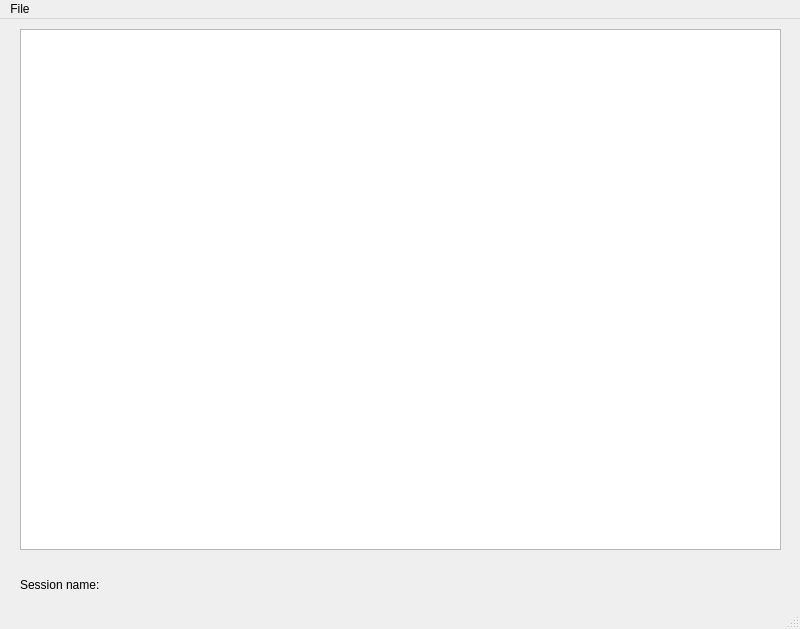
<?xml version="1.0" encoding="UTF-8"?>
<ui version="4.0">
 <class>MainWindow</class>
 <widget class="QMainWindow" name="MainWindow">
  <property name="geometry">
   <rect>
    <x>0</x>
    <y>0</y>
    <width>800</width>
    <height>629</height>
   </rect>
  </property>
  <property name="windowTitle">
   <string>MainWindow</string>
  </property>
  <widget class="QWidget" name="centralwidget">
   <widget class="QTextEdit" name="textEdit">
    <property name="geometry">
     <rect>
      <x>20</x>
      <y>10</y>
      <width>761</width>
      <height>521</height>
     </rect>
    </property>
   </widget>
   <widget class="QWidget" name="horizontalLayoutWidget">
    <property name="geometry">
     <rect>
      <x>20</x>
      <y>550</y>
      <width>200</width>
      <height>31</height>
     </rect>
    </property>
    <layout class="QHBoxLayout" name="horizontalLayout">
     <item>
      <widget class="QLabel" name="label1">
       <property name="text">
        <string>Session name:</string>
       </property>
      </widget>
     </item>
     <item>
      <widget class="QLabel" name="sessionNameLabel">
       <property name="text">
        <string/>
       </property>
      </widget>
     </item>
    </layout>
   </widget>
  </widget>
  <widget class="QStatusBar" name="statusbar"/>
  <widget class="QMenuBar" name="menubar">
   <property name="geometry">
    <rect>
     <x>0</x>
     <y>0</y>
     <width>800</width>
     <height>22</height>
    </rect>
   </property>
   <widget class="QMenu" name="menuFile">
    <property name="title">
     <string>File</string>
    </property>
    <addaction name="actionOpen_File"/>
    <addaction name="actionSave"/>
    <addaction name="actionSave_As"/>
    <addaction name="actionExit"/>
   </widget>
   <addaction name="menuFile"/>
  </widget>
  <action name="actionOpen_File">
   <property name="text">
    <string>Open File...</string>
   </property>
  </action>
  <action name="actionSave">
   <property name="text">
    <string>Save</string>
   </property>
  </action>
  <action name="actionSave_As">
   <property name="text">
    <string>Save As...</string>
   </property>
  </action>
  <action name="actionExit">
   <property name="text">
    <string>Exit</string>
   </property>
  </action>
 </widget>
 <resources/>
 <connections/>
</ui>
